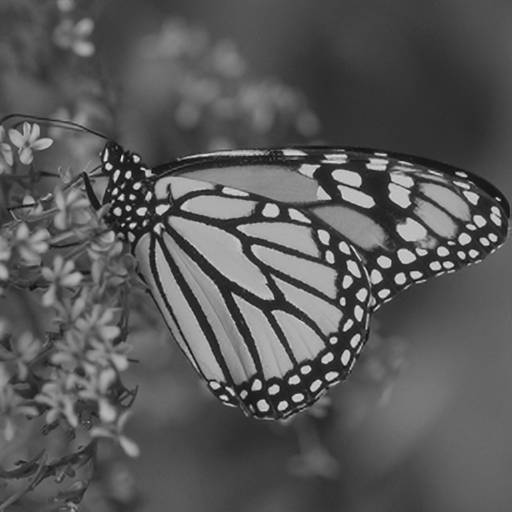
%> input picture Python/Testing_Images/FRESH_upscaled/Set14/92monarch_PSNR35.82.bmp, 512 x 512 px; the run also reads 1 picture not shown here
$ octave Untitled.m   (GNU Octave 9; MATLAB toolbox functions it lacks are replaced by stand-ins)
%> lines starting %> are read from the running program, lines starting %| are printed output that depends on the picture
clear;
I=im2double(imread('92monarch_PSNR35.82.bmp'));
%> I: size 512x512 double; min 0.0824, max 0.831, mean 0.348
GT=im2double(imread('92monarch.bmp'));
%> GT: size 512x512 double; min 0.0588, max 0.824, mean 0.348
psnr(I(3:end-2,3:end-2),GT(3:end-2,3:end-2))
%> ans = 35.84

I=im2double(imread('93zebra584_PSNR32.35.bmp'));
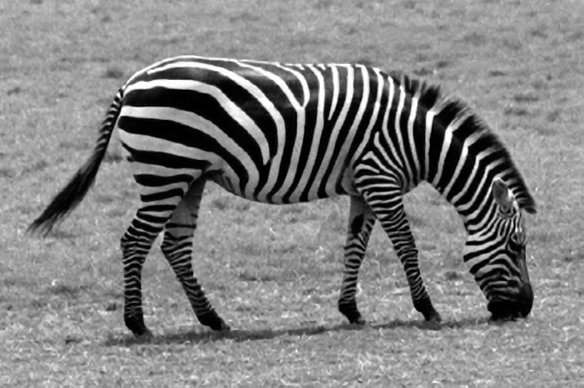
%> input picture Python/Testing_Images/FRESH_upscaled/Set14/93zebra584_PSNR32.35.bmp, 584 x 388 px
%> I: size 388x584 double; min 0, max 1, mean 0.509
GT=im2double(imread('93zebra584.bmp'));
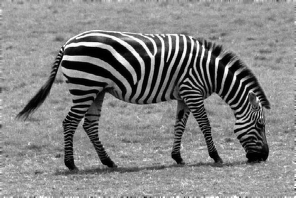
%> input picture UFRESH_2X/Testing_Images/bior44/Set14/93zebra584.bmp, 296 x 198 px
%> GT: size 198x296 double; min 0, max 1, mean 0.513
%> (the run ends here)
